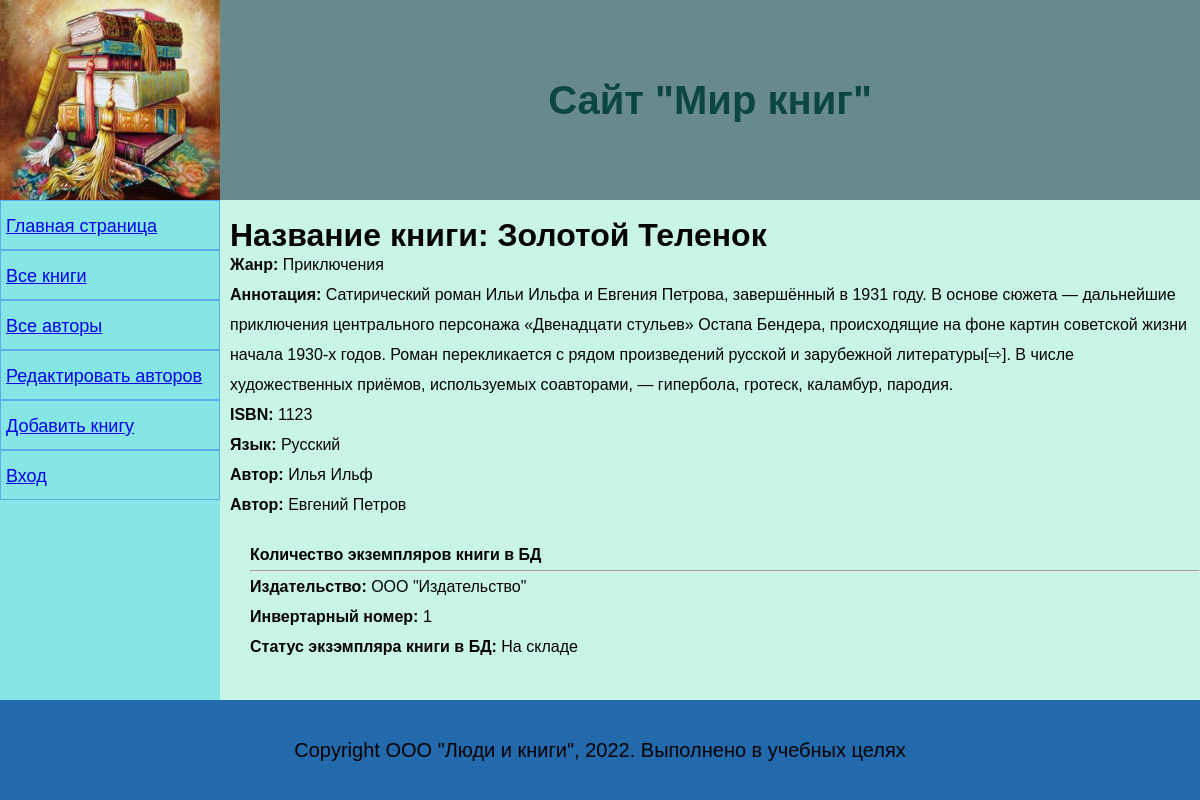
Screenshot of /books/1 with the database file from the repository.
### catalog/models.py (models this page shows, shortened)
class Book(models.Model):
    title=models.CharField(max_length=200,help_text="Введите название книги",verbose_name="Название книги")
    genre=models.ForeignKey("Ganre",on_delete=models.CASCADE,help_text="Выберите жанр книги",verbose_name="Жанр книги",null=True)
    language=models.ForeignKey("Language",on_delete=models.CASCADE,help_text="ВЫберите язык книги",verbose_name="Язык книги",null=True)
    author=models.ManyToManyField("Author",help_text="Выберите автора книги",verbose_name="Автор книги")
    summary=models.TextField(max_length=1000,help_text="Введите краткое описание книги",verbose_name="Аннотация книги")
    isbn=models.CharField(max_length=13,help_text="Должно содержать 13 символов",verbose_name="ISBN книги")

class Ganre(models.Model):
    name=models.CharField(max_length=200,help_text="Введите жанр книги",verbose_name="Жанр книги")
    def __str__(self):
        return self.name

class Language(models.Model):
    name=models.CharField(max_length=20,verbose_name="Язык книги",help_text="Введите язык книги")
    def __str__(self):
        return self.name

class Author(models.Model):
    first_name=models.CharField(max_length=100,help_text="Введите имя автора",verbose_name="Имя автора")
    last_name=models.CharField(max_length=100,help_text="Введите фамилию автора",verbose_name="Фамилия автора")
    date_of_birth=models.DateField(help_text="Введите дату рождения",verbose_name="Дата рождения",null=True,blank=True)
    date_of_death=models.DateField(help_text="Введите дату смерти",verbose_name="Дата смерти",null=True,blank=True)

class BookInstance(models.Model):
    book=models.ForeignKey("Book",on_delete=models.CASCADE,null=True)
    inv_nom=models.CharField(max_length=20,null=True,help_text="Введите инвертарный номер экземпляра",verbose_name="Инвертарный номер")
    imprint=models.CharField(max_length=200,help_text="Введите издательство и год выпуска",verbose_name="Издательство")
    status=models.ForeignKey("Status",on_delete=models.CASCADE,null=True,help_text="Изменить состояние экзэмпляра",verbose_name="Статус экзэмпляра книги")
    due_back=models.DateField(null=True,blank=True,help_text="Введите конец срока статуса",verbose_name="Дата окончания статуса")
    borrower=models.ForeignKey(User, on_delete=models.SET_NULL, null=True, blank=True, verbose_name="Заказчик", help_text="Выберите заказчика книги")

class Status(models.Model):
    name=models.CharField(max_length=20,help_text="Введите статус экзэпляра книги",verbose_name="Статус экзэмпляра книги")
    def __str__(self):
        return self.name

### catalog/views.py (the view)
# urls.py: re_path(r'^books/(?P<pk>\d+)$', views.BookDetailView.as_view(), name="book-detail"),
class BookDetailView(generic.DetailView):
    model = Book

### catalog/templates/catalog/book_detail.html (shortened to what this page needs)
{% extends "base_generic.html" %}
{% block content %}
<h1>Название книги: {{book.title}}</h1>
<p><strong>Жанр: </strong>{{book.genre}}</p>
<p><strong>Аннотация: </strong>{{book.summary}}</p>
<p><strong>ISBN: </strong>{{book.isbn}}</p>
<p><strong>Язык: </strong>{{book.language}}</p>
{% for author in book.author.all %}
<p><strong>Автор: </strong>
    <a h="">{{author.first_name}} {{author.last_name}}</a></p>
{% endfor %}
<div style="margin-left:20px;margin-top:20px;">
    <h4>Количество экземпляров книги в БД</h4>
    {% for copy in book.bookinstance_set.all %}
    <hr>
    <p><strong>Издательство: </strong>{{copy.imprint}}</p>
    <p class="text-muted"><strong>Инвертарный номер: </strong>{{copy.id}}</p>
    <p><strong>Статус экзэмпляра книги в БД: </strong>{{copy.status}}</p>
{% endfor %}
</div>
{% endblock %}

### catalog/templates/base_generic.html (shortened to what this page needs)
{% load static %}
<!DOCTYPE html>
<html lang="en">
    <head>
        <link rel="stylesheet" href="{% static 'css/styles.css' %}" type="text/css">
        <!-- {% load static %}
        <link rel="stylesheet" href="{% static 'css/styles.css' %}"> -->
    </head>
    <body>
        {% block head %}
        <div class="head1">
            <img src="{% static 'images/logotip.jpg' %}">
            <h1 class="head2">Сайт "Мир книг"</h1>
        </div>
        {% endblock %}
        <div class="container-fluid">
            <div class="row">
                <div class="col-sm-2">
                    {% block sidebar %}
                    <ul class="sidebar-nav">
                        <li class="menu"><a href="{% url 'index' %}">Главная страница</a></li>
                        <li class="menu"><a href="{% url 'books' %}">Все книги</a></li>
                        <li class="menu"><a href="{% url 'authors' %}">Все авторы</a></li>
                        <li class="menu"><a href="{% url 'authors_add' %}">Редактировать авторов</a></li>
                        <li class="menu"><a href="{% url 'book_create' %}">Добавить книгу</a></li>
                        {% if user.is_authenticated %}
                            <li class="menu" id="user1">Пользователь: {{ user.get_username }}</li>
                            <li class="menu"><a href="{% url 'logout' %}?next={{request.path}}">Выход</a></li>
                        {% else %}
                            <li class="menu"><a href="{% url 'login' %}?next={{request.path}}">Вход</a></li>
                        {% endif %}
                    </ul>
                    {% endblock %}
                </div>
                <div class="col-sm-10">
                    {% block content %}{% endblock %}
                </div>
            </div>
        </div>
            {% block footer %}
            {% block copyright %}
                <footer class="footer">Copyright ООО "Люди и книги", 2022. Выполнено в учебных целях</footer>
            {% endblock %}
            {% endblock %}
    </body>
</html>

### catalog/static/css/styles.css (style rules this page uses)
* { margin: 0; padding: 0; box-sizing: border-box; }
img { width: 220px; height: 200px; margin: 0; vertical-align: middle; }
.head1 { display: flex; margin: 0; padding: 0; font-family: 'Helvetica'; font-size: 20px; background-color: rgba(10, 32, 53, 0.5); }
.head2 { height: 200px; margin: auto; color: rgb(12, 70, 65); text-align: center; vertical-align: middle; line-height: 200px; }
.sidebar-nav { margin-top: 0; padding: 0; text-decoration: none; font-size: 18px; background-color: rgb(134, 230, 230); width: 220px; text-decoration: none; min-height: calc(100vh - 300px); }
.container-fluid { color: rgb(3, 3, 3); font-family: 'Arial', sans-serif; min-height: calc(100vh - 300px); }
.row { display: flex; }
.menu { padding-left: 5px; padding-top: 0; color: beige; border: 1px solid rgba(37, 83, 233, 0.4); height: 50px; vertical-align: middle; line-height: 50px; margin: 0; }
.col-sm-10 { padding-top: 20px; padding-left: 10px; line-height: 30px; text-decoration: none; }
body { background-color: rgb(201, 245, 230); display: flex; min-height: 100vh; flex-direction: column; min-width: 650px; }
.footer { height: 100px; text-align: center; font-family: 'Arial', sans-serif; font-size: 20px; vertical-align: middle; line-height: 100px; background-color: rgba(28, 101, 170, 0.966); flex: 0 0 auto; }
ul { padding-left: 20px; }

### rows the page displays
Book: title "Золотой Теленок", genre "Приключения", summary "Сатирический роман Ильи Ильфа и Евгения Петрова, завершённый в 1931 году. В основе сюжета — дальнейшие приключения центрального персонажа «Двенадцати стульев» Остапа Бендера, происходящие на фоне картин советской жизни начала 1930-х годов. Роман перекликается с рядом произведений русской и зарубежной литературы[⇨]. В числе художественных приёмов, используемых соавторами, — гипербола, гротеск, каламбур, пародия.", isbn "1123", language "Русский"
Author: first_name "Илья", last_name "Ильф"
Author: first_name "Евгений", last_name "Петров"
BookInstance: imprint "ООО \"Издательство\"", id "1", status "На складе"
